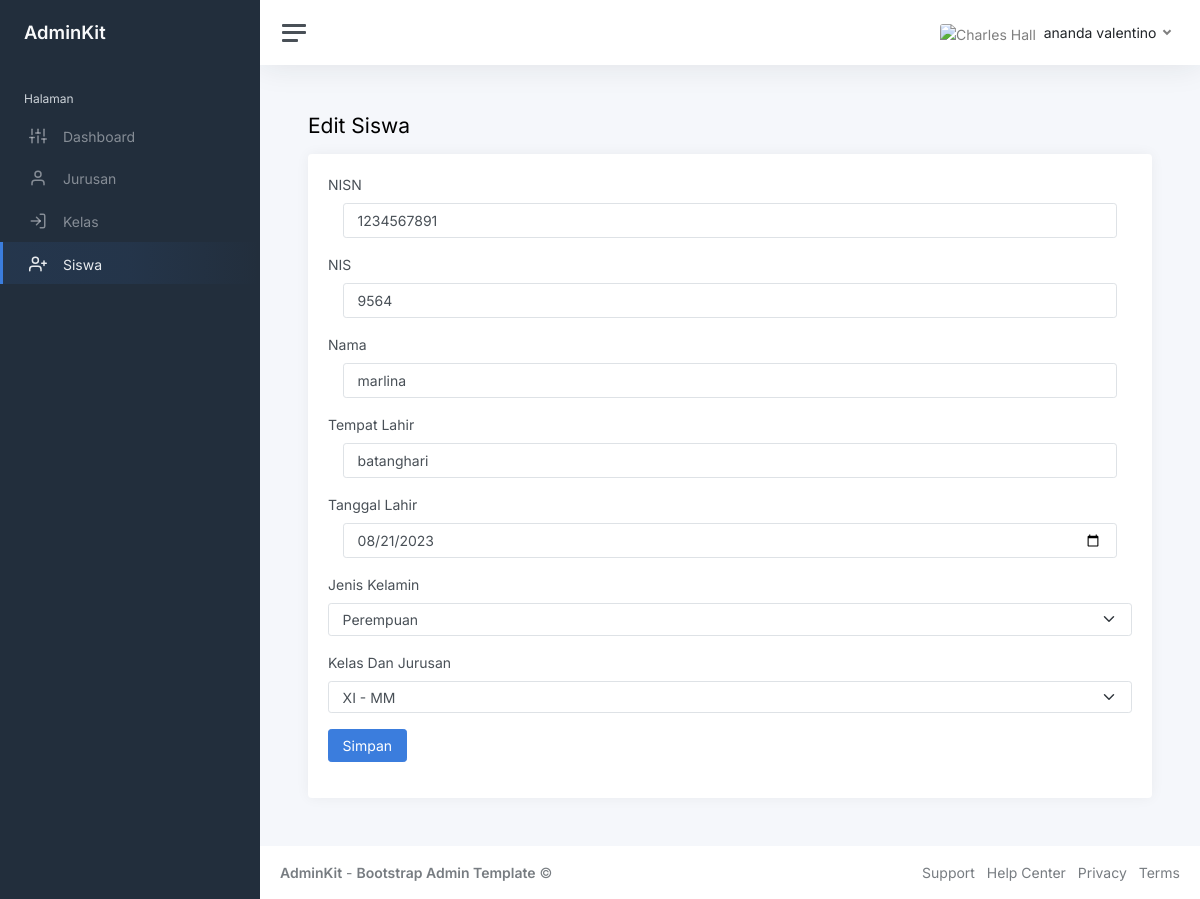
Page /index.php?page=edit-siswa&id=1234567891 (signed in) on the committed database.
### tables this page shows
CREATE TABLE `siswa` (
  `nisn` char(10) NOT NULL,
  `nis` char(4) NOT NULL,
  `nama_siswa` varchar(32) NOT NULL,
  `tempat_lahir` varchar(30) NOT NULL,
  `tanggal_lahir` date NOT NULL,
  `jenis_kelamin` varchar(11) NOT NULL,
  `id_kelas` int(11) NOT NULL
);

CREATE TABLE `kelas` (
  `id_kelas` int(11) NOT NULL,
  `id_jurusan` int(11) NOT NULL,
  `nama_kelas` varchar(10) NOT NULL
);

### edit-siswa.php (the view, shortened to what this page needs)
<?php
$id = $_GET['id'];
$query = mysqli_query($koneksi, "SELECT * FROM siswa WHERE nisn='$id'");
$data = mysqli_fetch_array($query);
?>
<h1 class="h3 mb-3">Edit Siswa</h1>
				<div class="row">
					<div class="col-12">
						<div class="card flex-fill">
							<div class="card-body">
								<form method="post">
                                    <div class="mb-3">
                                        <label class="form-label">NISN</label>
                                        <div class="col-12">
                                            <input type="text" name="nisn" class="form-control" value="<?php echo $data['nisn'] ?>">
                                        </div>
                                     </div>
                                     <div class="mb-3">
                                        <label class="form-label">NIS</label>
                                        <div class="col-12">
                                            <input type="text" name="nis" class="form-control" value="<?php echo $data['nis'] ?>">
                                        </div>
                                     </div>
                                     <div class="mb-3">
                                        <label class="form-label">Nama</label>
                                        <div class="col-12">
                                            <input type="text" name="nama_siswa" class="form-control" value="<?php echo $data['nama_siswa'] ?>">
                                        </div>
                                     </div>
                                     <div class="mb-3">
                                        <label class="form-label">Tempat Lahir</label>
                                        <div class="col-12">
                                            <input type="text" name="tempat lahir" class="form-control" value="<?php echo $data['tempat_lahir'] ?>">
                                        </div>
                                     </div>
                                     <div class="mb-3">
                                        <label class="form-label">Tanggal Lahir</label>
                                        <div class="col-12">
                                            <input type="date" name="tanggal lahir" class="form-control" value="<?php echo $data['tanggal_lahir'] ?>">
                                        </div>
                                     </div>
                                     <div class="mb-3">
                                        <label class="form-label">Jenis Kelamin</label>
                                        <select name="jenis kelamin" class="form-select">
                                            <option value="Perempuan" <?php if($data['jenis_kelamin'] == 'Perempuan') { echo 'selected';} ?>>Perempuan</option>
                                        </select>
                                     </div>
                                     <div class="mb-3">
                                        <label class="form-label">Kelas Dan Jurusan</label>
                                        <select name="id_kelas" class="form-select">
                                            <?php
                                            $query = mysqli_query($koneksi, "SELECT * FROM kelas INNER JOIN jurusan ON kelas.id_jurusan=jurusan.id_jurusan");
                                            while ($kelas = mysqli_fetch_array($query)) {
                                                ?>
                                                <option value="<?php echo $kelas['id_kelas'] ?>" <?php if ($data['id_kelas'] == $kelas['id_kelas']) { echo 'selected';} ?>>
                                                <?php echo $kelas['nama_kelas'] ?> - <?php echo $kelas['nama_jurusan'] ?></option>
                                                <?php
                                            }
                                            ?>
                                        </select>
                                     </div>
                                        <div class="mb-3">
                                            <button class="btn btn-primary">Simpan</button>
                                        </div>
                                  </form>
                                </div>
							</div>
						</div>
					</div>

### rows in the picture
siswa: nisn "1234567891", nis "9564", nama_siswa "marlina", tempat_lahir "batanghari", tanggal_lahir "08/21/2023", jenis_kelamin "Perempuan", id_kelas "XI - MM"

### other values in the picture
$_SESSION['user']['nama_lengkap'] "ananda valentino"
